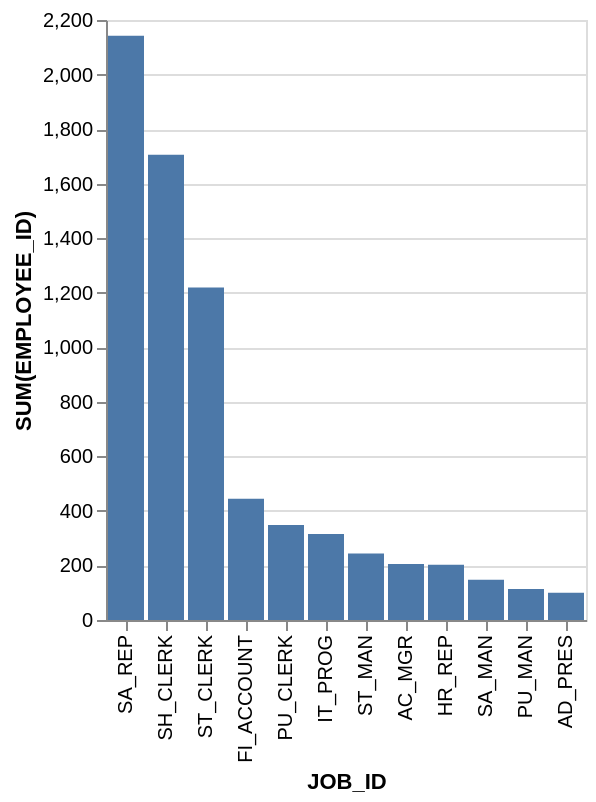

Vega-Lite specification stored for this chart:
### Vega-Lite specification from a JSON file in a GitHub repository (floating-point values rounded to 4 significant figures)
{"data": {"values": [{"x_data": "AC_MGR", "y_data": 205}, {"x_data": "AD_PRES", "y_data": 100}, {"x_data": "FI_ACCOUNT", "y_data": 445}, {"x_data": "HR_REP", "y_data": 203}, {"x_data": "IT_PROG", "y_data": 315}, {"x_data": "PU_CLERK", "y_data": 348}, {"x_data": "PU_MAN", "y_data": 114}, {"x_data": "SA_MAN", "y_data": 148}, {"x_data": "SA_REP", "y_data": 2142}, {"x_data": "SH_CLERK", "y_data": 1706}, {"x_data": "ST_CLERK", "y_data": 1219}, {"x_data": "ST_MAN", "y_data": 244}]}, "mark": "bar", "encoding": {"x": {"field": "x_data", "type": "nominal", "title": "JOB_ID", "sort": {"op": "sum", "field": "y_data", "order": "descending"}}, "y": {"field": "y_data", "type": "quantitative", "title": "SUM(EMPLOYEE_ID)"}}}
